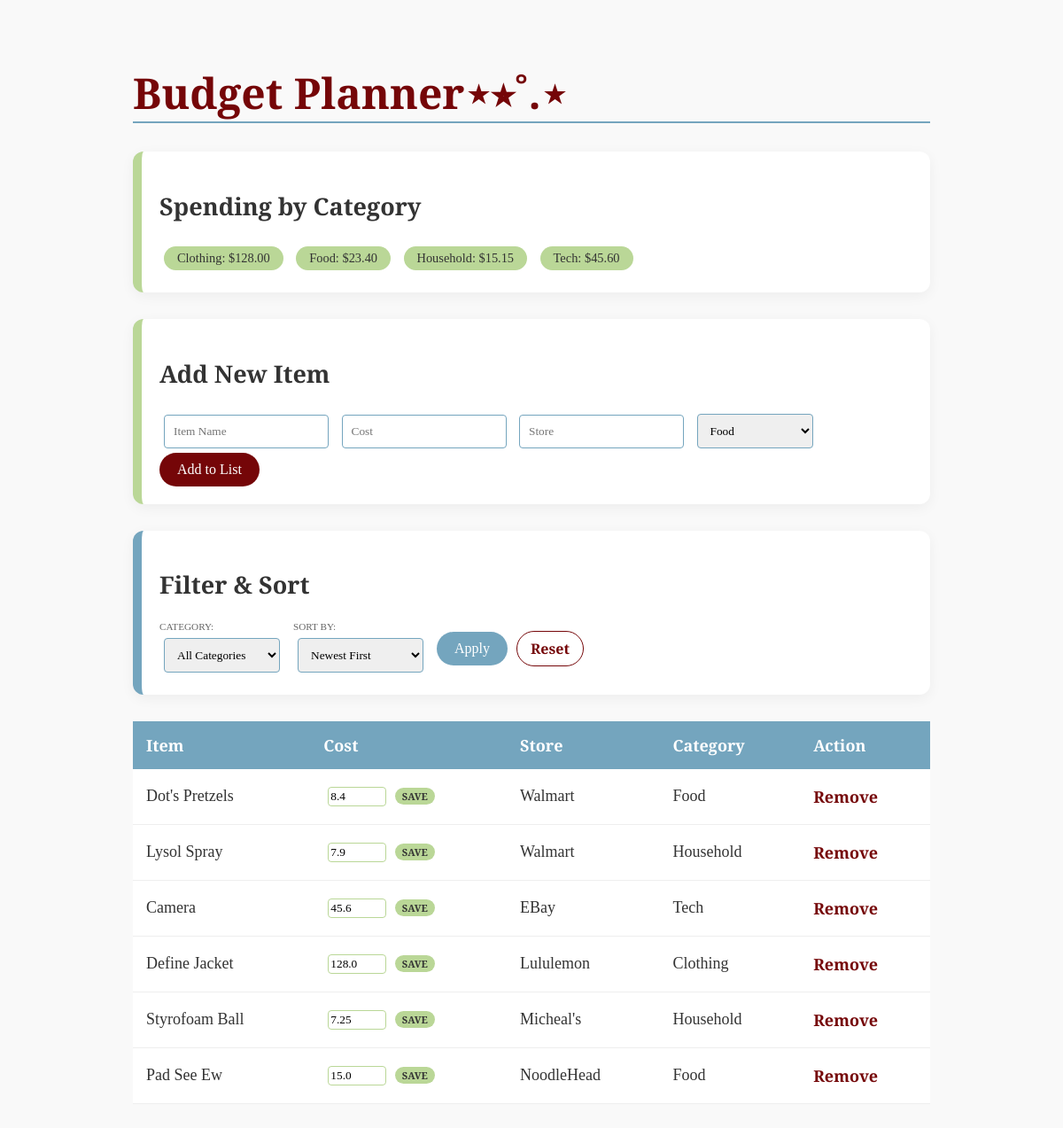
The page / on the database its author committed.
### tables this page shows
CREATE TABLE expenses (
        id INTEGER PRIMARY KEY AUTOINCREMENT,
        item_name TEXT,
        cost REAL,
        store TEXT,
        category TEXT
    );

### app.py (the view)
@app.route('/')
def index():
    conn = get_db()
    sort_by = request.args.get('sort')
    filter_cat = request.args.get('category')
    query = 'SELECT * FROM expenses'
    params = []
    if filter_cat and filter_cat != "All":
        query += ' WHERE category = ?'
        params.append(filter_cat)
    if sort_by == 'cost':
        query += ' ORDER BY cost DESC'
    else:
        query += ' ORDER BY id DESC'
    items = conn.execute(query, params).fetchall()
    summary = conn.execute('SELECT category, SUM(cost) as total FROM expenses GROUP BY category').fetchall()
    conn.close()
    return render_template(
        'index.html',
        items=items,
        categories=CATEGORIES,
        summary=summary,
        current_sort=sort_by,
        current_filter=filter_cat
    )

### app.py (called while the page is built)
def get_db():
    conn = sqlite3.connect(DB_NAME)
    conn.row_factory = sqlite3.Row # This lets us access columns by name
    return conn

### templates/index.html (shortened to what this page needs)
<!DOCTYPE html>
<html lang="en">
<head>
</head>
<body>
    <div class="container">
        <h1>Budget Planner⋆⭒˚.⋆</h1>
        <div class="card">
            <h2>Spending by Category</h2>
            {% for row in summary %}
                <span class="summary-tag">{{ row.category }}: ${{ "%.2f"|format(row.total) }}</span>
            {% endfor %}
        </div>
        <div class="card">
            <h2>Add New Item</h2>
            <form action="/add" method="post">
                <input type="text" name="name" placeholder="Item Name" required>
                <input type="number" step="0.01" name="cost" placeholder="Cost" required>
                <input type="text" name="store" placeholder="Store">
                <select name="category">
                    {% for cat in categories %}
                        <option value="{{ cat }}">{{ cat }}</option>
                    {% endfor %}
                </select>
                <button type="submit">Add to List</button>
            </form>
        </div>
        <div class="card" style="border-left-color: var(--cosmos-marble);">
            <h2>Filter & Sort</h2>
            <form action="/" method="GET" style="display: flex; gap: 10px; align-items: center;">
                <div class="input-group">
                    <label>Category:</label>
                    <select name="category">
                        <option value="All" {% if current_filter == 'All' %}selected{% endif %}>All Categories</option>
                    </select>
                </div>
                <div class="input-group">
                    <label>Sort By:</label>
                    <select name="sort">
                        <option value="newest" {% if current_sort == 'newest' %}selected{% endif %}>Newest First</option>
                    </select>
                </div>
                <button type="submit" style="background-color: var(--cosmos-marble);">Apply</button>
                <a href="/" class="reset-link">Reset</a>
            </form>
        </div>
        <table>
            <thead>
                <tr>
                    <th>Item</th>
                    <th>Cost</th>
                    <th>Store</th>
                    <th>Category</th>
                    <th>Action</th>
                </tr>
            </thead>
            <tbody>
                {% for item in items %}
                <tr>
                    <td>{{ item.item_name }}</td>
                    <td>
                        <form action="/update/{{ item.id }}" method="POST" style="display:inline;">
                            <input type="number" name="new_cost" value="{{ item.cost }}" step="0.01" style="width: 60px; padding: 2px;">
                            <button type="submit" style="padding: 2px 8px; font-size: 0.7rem; background: var(--matcha-green); color: #333;">Save</button>
                        </form>
                    </td>
                    <td>{{ item.store }}</td>
                    <td>{{ item.category }}</td>
                    <td><a href="/delete/{{ item.id }}" class="delete-btn">Remove</a></td>
                </tr>
                {% endfor %}
            </tbody>
        </table>
    </div>
</body>
</html>

### templates/index.html (style rules this page uses)
:root { --cherry-red: #750608; --cosmos-marble: #74A5BE; --matcha-green: #BAD797; --off-white: #F9F9F9; }
body { font-family: 'Instrument Serif', serif; background-color: var(--off-white); color: #333; margin: 0; padding: 40px; font-size: 18px; }
.container { max-width: 900px; margin: auto; }
h1 { color: var(--cherry-red); font-size: 3rem; border-bottom: 2px solid var(--cosmos-marble); }
.card { background: white; padding: 20px; border-radius: 12px; box-shadow: 0 4px 15px rgba(0,0,0,0.05); margin-bottom: 30px; border-left: 10px solid var(--matcha-green); }
input, select { padding: 10px; margin: 5px; border: 1px solid var(--cosmos-marble); border-radius: 4px; font-family: inherit; }
button { background-color: var(--cherry-red); color: white; border: none; padding: 10px 20px; border-radius: 20px; cursor: pointer; transition: opacity 0.3s; font-family: 'Instrument Serif', serif; font-size: 1.0rem; }
.reset-link { text-decoration: none; color: var(--cherry-red); font-weight: bold; border: 1px solid var(--cherry-red); padding: 8px 15px; border-radius: 20px; font-size: 1.0rem; transition: all 0.3s; display: inline-block; }
table { width: 100%; border-collapse: collapse; background: white; }
th { background-color: var(--cosmos-marble); color: white; padding: 15px; text-align: left; }
td { padding: 15px; border-bottom: 1px solid #eee; }
.summary-tag { display: inline-block; background: var(--matcha-green); padding: 5px 15px; border-radius: 15px; margin: 5px; font-size: 0.9rem; }
.delete-btn { color: var(--cherry-red); text-decoration: none; font-weight: bold; }
.input-group { display: flex; flex-direction: column; gap: 2px; }
.input-group label { font-size: 0.7rem; color: #666; text-transform: uppercase; }
td input[type="number"] { border: 1px solid var(--matcha-green); border-radius: 4px; }
td button { font-weight: bold; text-transform: uppercase; }

### rows shown on the page
expenses: category "Clothing", total "128.00", item_name "Define Jacket", new_cost "128.0", store "Lululemon"
expenses: category "Tech", total "45.60", item_name "Camera", new_cost "45.6", store "EBay"
expenses: item_name "Dot's Pretzels", new_cost "8.4", store "Walmart", category "Food"
expenses: item_name "Lysol Spray", new_cost "7.9", store "Walmart", category "Household"
expenses: item_name "Styrofoam Ball", new_cost "7.25", store "Micheal's", category "Household"
expenses: item_name "Pad See Ew", new_cost "15.0", store "NoodleHead", category "Food"

### other values the page prints
{{ row.category }} "Food" "Household"
{{ "%.2f"|format(row.total) }} "23.40" "15.15"
form field category "Food"
